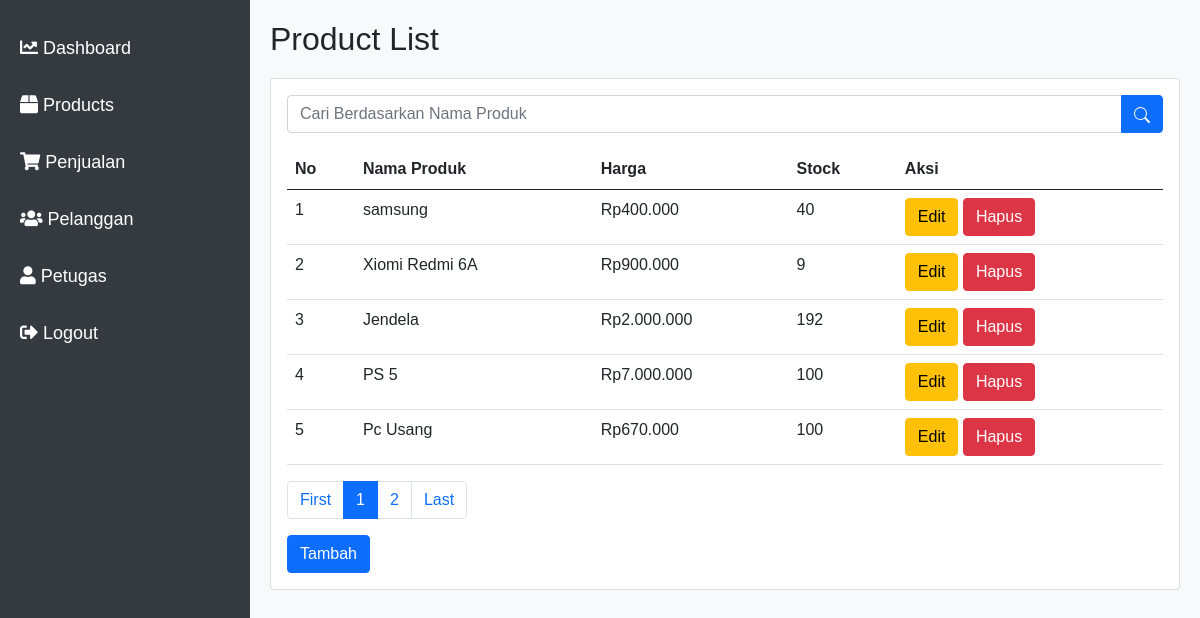
Page /kasir_ukk/dashboard.php (signed in) on the committed database.
### tables this page shows
CREATE TABLE `produk` (
  `ProdukID` int(11) NOT NULL,
  `NamaProduk` varchar(255) DEFAULT NULL,
  `Harga` decimal(10,2) DEFAULT NULL,
  `Stok` int(11) DEFAULT NULL
);

### kasir_ukk/dashboard.php (the view, shortened to what this page needs)
<?php
$page = isset($_GET['page']) ? $_GET['page'] : 1;
$recordsPerPage = 5;
$offset = ($page - 1) * $recordsPerPage;
$searchTerm = isset($_GET['search']) ? $_GET['search'] : '';
?>
<!DOCTYPE html>
<html lang="en">
<head>
    <link href="https://cdn.jsdelivr.net/npm/bootstrap@5.0.0/dist/css/bootstrap.min.css" rel="stylesheet">
</head>
<body>
<?php
include "sidebar.php";
?>
<div id="content">
    <h2>Product List</h2>
    <div class="card mt-2">
        <div class="card-body">
            <form action="" method="GET" class="mb-3">
                <div class="input-group">
                    <input type="text" class="form-control" placeholder="Cari Berdasarkan Nama Produk" name="search" value="<?php echo $searchTerm; ?>">
                    <button type="submit" class="btn btn-primary"><svg xmlns="http://www.w3.org/2000/svg" width="16" height="16" fill="currentColor" class="bi bi-search" viewBox="0 0 16 16">
  <path d="M11.742 10.344a6.5 6.5 0 1 0-1.397 1.398h-.001q.044.06.098.115l3.85 3.85a1 1 0 0 0 1.415-1.414l-3.85-3.85a1 1 0 0 0-.115-.1zM12 6.5a5.5 5.5 0 1 1-11 0 5.5 5.5 0 0 1 11 0"/>
</svg></button>
                </div>
            </form>
            <?php
            $dbHost = "localhost";
            $dbUser = "root";
            $dbPassword = "";
            $dbName = "ukk";
            $conn = new mysqli($dbHost, $dbUser, $dbPassword, $dbName);
            $query = "SELECT * FROM produk WHERE NamaProduk LIKE '%$searchTerm%' ORDER BY ProdukID DESC LIMIT $offset, $recordsPerPage";
            $result = $conn->query($query);
            if ($result->num_rows > 0) {
                echo '<table class="table">
                        <thead>
                            <tr>
                                <th scope="col">No</th>
                                <th scope="col">Nama Produk</th>
                                <th scope="col">Harga</th>
                                <th scope="col">Stock</th>
                                <th scope="col">Aksi</th>
                            </tr>
                        </thead>
                        <tbody>';
                $counter = $offset + 1;
                while ($row = $result->fetch_assoc()) {
                    echo '<tr>
                            <td>' . $counter . '</td>
                            <td>' . $row["NamaProduk"] . '</td>
                            <td>Rp' . number_format($row["Harga"], 0, ',', '.') . '</td>
                            <td>' . $row["Stok"] . '</td>
                            <td>';
                    if ($_SESSION['level'] == 'admin') {
                        echo '<a href="edit_produk.php?id=' . $row["ProdukID"] . '" class="btn btn-warning">Edit</a>
                              <a href="hapus_produk.php?id=' . $row["ProdukID"] . '" onclick="return confirm(\'Anda yakin ingin menghapus?\')" class="btn btn-danger">Hapus</a>';
                    } else {
                        echo '  <a href="tambah_pembelian.php?id=' . $row["ProdukID"] . '" class="btn btn-success">Tambah Transaksi</a>';
                    }
                    echo '</td>
                        </tr>';
                    $counter++;
                }
                echo '</tbody></table>';
                $totalPages = ceil($conn->query("SELECT COUNT(*) FROM produk WHERE NamaProduk LIKE '%$searchTerm%'")->fetch_row()[0] / $recordsPerPage);
                echo '<nav aria-label="Page navigation">
                        <ul class="pagination">
                            <li class="page-item"><a class="page-link" href="?page=1&search=' . $searchTerm . '">First</a></li>';
                for ($i = 1; $i <= $totalPages; $i++) {
                    echo '<li class="page-item ' . ($page == $i ? 'active' : '') . '"><a class="page-link" href="?page=' . $i . '&search=' . $searchTerm . '">' . $i . '</a></li>';
                }
                echo '<li class="page-item"><a class="page-link" href="?page=' . $totalPages . '&search=' . $searchTerm . '">Last</a></li>
                        </ul>
                      </nav>';
            } else {
                echo '<div class="alert alert-warning" role="alert">No products found.</div>';
            }
            if ($_SESSION['level'] == 'admin') {
                echo '<a href="tambah_produk.php" class="btn btn-primary">Tambah</a>';
            }
            ?>
        </div>
    </div>
</div>
</body>
</html>

### kasir_ukk/sidebar.php (style rules this page uses)
body { font-family: 'Arial', sans-serif; background-color: #f8f9fa; }
#content { margin-left: 250px; padding: 20px; }
#content h2 { margin-bottom: 20px; }

### rows in the picture
produk: NamaProduk "samsung", Harga "400.000", Stok "40"
produk: NamaProduk "Xiomi Redmi 6A", Harga "900.000", Stok "9"
produk: NamaProduk "Jendela", Harga "2.000.000", Stok "192"
produk: NamaProduk "PS 5", Harga "7.000.000", Stok "100"
produk: NamaProduk "Pc Usang", Harga "670.000", Stok "100"
